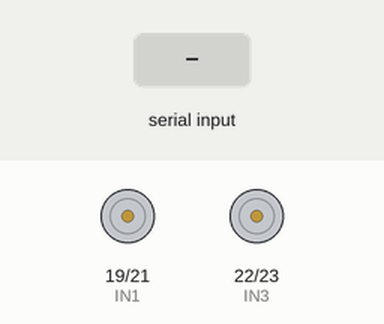
This sketch was run on a simulated ESP32. On the bench: motor-driver pin pairs drawn as motors (green arrow = first pin HIGH = forward, orange = second pin HIGH = backward, longer = more drive). The inputs (shaded band) are chosen by the test bench. Nothing arrives over Bluetooth unless stated.

Above: at 1.2 s.
1.3 s: "F\n" received over the second serial link
At 2.0 s:
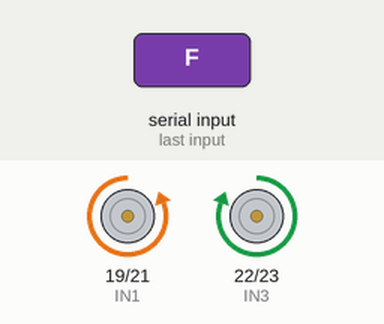
2.8 s: "B\n" received over the second serial link
At 3.1 s:
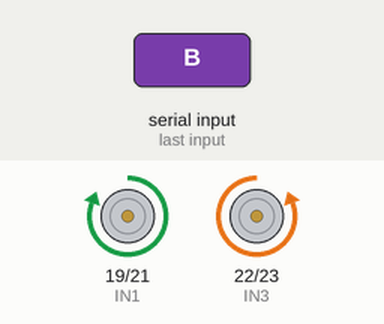
4.3 s: "L\n" received over the second serial link
At 5.5 s:
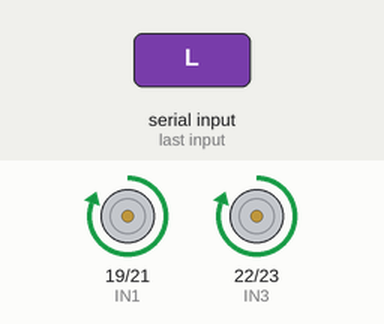
5.8 s: "R\n" received over the second serial link
At 6.6 s:
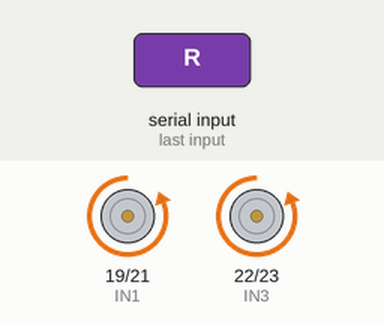
7.3 s: "1\n" received over the second serial link
At 7.7 s:
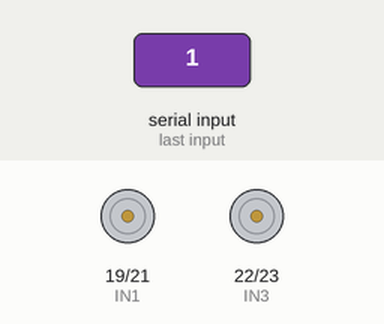
Timing chart, 0 to 9.8 s (numbered marks = the images above; inputs shaded):
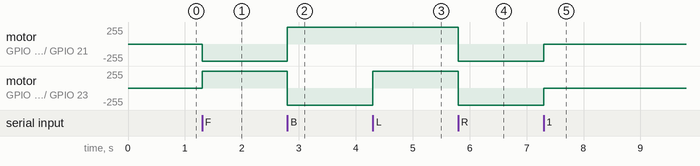

The sketch:

SumoV2.ino
```cpp
#include "BluetoothSerial.h"
#include <Wire.h>

BluetoothSerial SerialBT;

#define IN1 19
#define IN2 21

#define IN3 22
#define IN4 23


void setup() {
  pinMode(IN1, OUTPUT);
  pinMode(IN2, OUTPUT);
  pinMode(IN3, OUTPUT);
  pinMode(IN4, OUTPUT);

  SerialBT.begin("Esp32_sumoV2");  //nome que vai aparecer no bluetooth
  Serial.begin(115200);

}

void loop() {
  if(SerialBT.available()){   //
    char comando = SerialBT.read();
    if(comando == '\n' || comando == '\r') return;  //ignora os comandos \n, \r

    digitalWrite(IN1, LOW);
    digitalWrite(IN2, LOW);
    digitalWrite(IN3, LOW);
    digitalWrite(IN4, LOW);


    if (comando == 'F') {       // frente
      digitalWrite(IN2, HIGH);
      digitalWrite(IN3, HIGH);
    }
    else if (comando == 'B') {  // tras
      digitalWrite(IN1, HIGH);
      digitalWrite(IN4,HIGH);
    }
    else if (comando == 'L') {  // esquerda
      digitalWrite(IN1, HIGH);
      digitalWrite(IN3, HIGH);
    }
    else if (comando == 'R') {  // direita

      digitalWrite(IN2, HIGH);
      digitalWrite(IN4, HIGH);
    }
  }
}
```

Measured:
- after the input at 1.3 s, motor on GPIO 19 (IN1) / GPIO 21 (IN2): stopped → backward 255/255 at once; motor on GPIO 22 (IN3) / GPIO 23 (IN4): stopped → forward 255/255 at once
- after the input at 2.8 s, motor on GPIO 19 (IN1) / GPIO 21 (IN2): backward 255/255 → forward 255/255 at once; motor on GPIO 22 (IN3) / GPIO 23 (IN4): forward 255/255 → backward 255/255 at once
- after the input at 4.3 s, motor on GPIO 22 (IN3) / GPIO 23 (IN4): backward 255/255 → forward 255/255 at once
- after the input at 5.8 s, motor on GPIO 19 (IN1) / GPIO 21 (IN2), motor on GPIO 22 (IN3) / GPIO 23 (IN4): forward 255/255 → backward 255/255 at once
- after the input at 7.3 s, motor on GPIO 19 (IN1) / GPIO 21 (IN2), motor on GPIO 22 (IN3) / GPIO 23 (IN4): backward 255/255 → stopped at once
